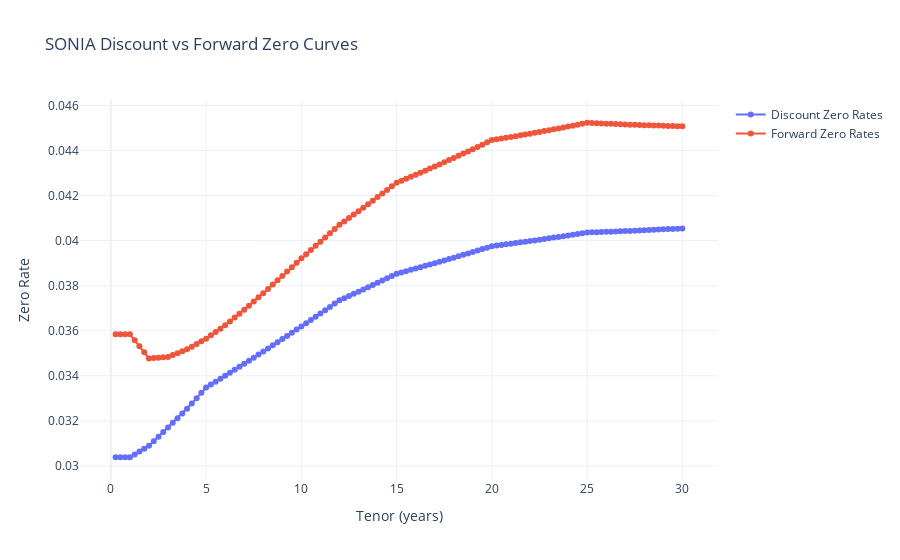

Here is the notebook cell this chart was saved with:
### Markdown cell above
### Visualise Discount and Forward Zero Curves
Plot SONIA discount and forward zero-rate term structures for comparison.

### Code cell
discount_curve_df = discount_curve.as_dataframe()
forward_curve_df = forward_curve.as_dataframe().rename(columns={"zero_rate": "forward_zero_rate", "discount_factor": "forward_discount"})

fig = go.Figure()
fig.add_trace(
    go.Scatter(
        x=discount_curve_df["tenor_years"],
        y=discount_curve_df["zero_rate"],
        mode="lines+markers",
        name="Discount Zero Rates",
    )
)
fig.add_trace(
    go.Scatter(
        x=forward_curve_df["tenor_years"],
        y=forward_curve_df["forward_zero_rate"],
        mode="lines+markers",
        name="Forward Zero Rates",
    )
)
fig.update_layout(
    title="SONIA Discount vs Forward Zero Curves",
    xaxis_title="Tenor (years)",
    yaxis_title="Zero Rate",
    template="plotly_white",
)
fig
